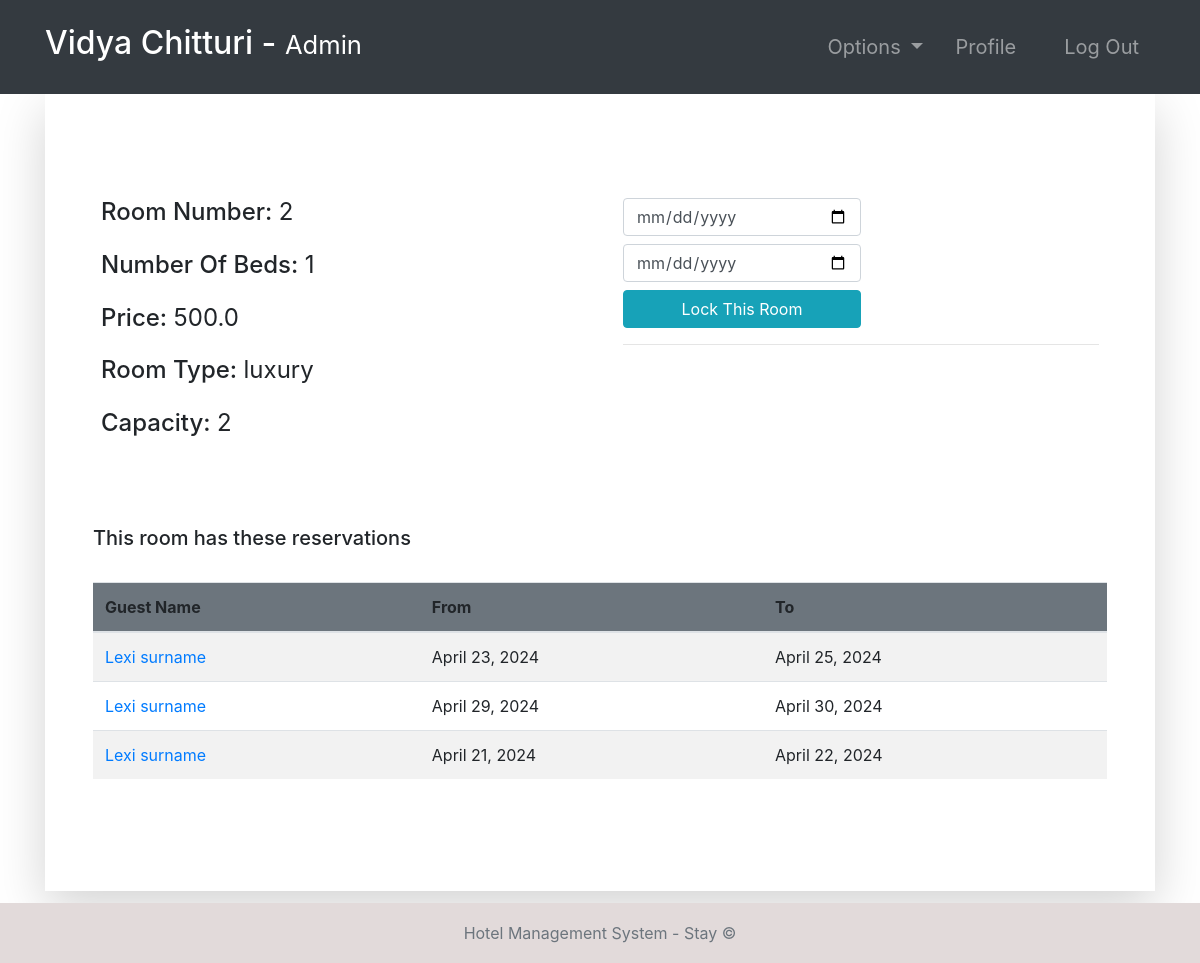
Page /room-profile/2/ (signed in) on the committed database.
### room/models.py (models this page shows, shortened)
class Room(models.Model):
    ROOM_TYPES = (
        ('King', 'King'),
        ('Luxury', 'Luxury'),
        ('Normal', 'Normal'),
        ('Economic', 'Economic'),
    )
    number = models.IntegerField(primary_key=True)
    capacity = models.SmallIntegerField()
    numberOfBeds = models.SmallIntegerField()
    roomType = models.CharField(max_length=20, choices=ROOM_TYPES)
    price = models.FloatField()
    statusStartDate = models.DateField(null=True)
    statusEndDate = models.DateField(null=True)

class Booking(models.Model):
    roomNumber = models.ForeignKey(Room, on_delete=models.CASCADE)
    guest = models.ForeignKey(Guest, null=True, on_delete=models.CASCADE)
    dateOfReservation = models.DateField(default=timezone.now)
    startDate = models.DateField()
    endDate = models.DateField()

### accounts/models.py (models this page shows, shortened)
class Guest(models.Model):
    user = models.OneToOneField(User, null=True, on_delete=models.CASCADE)
    phoneNumber = PhoneNumberField(unique=True)

### room/views.py (the view, shortened to what this page needs)
# urls.py: path('room-profile/<str:id>/', room_profile, name="room-profile"),
@login_required(login_url='login')
def room_profile(request, id):
    role = str(request.user.groups.all()[0])
    path = role + "/"
    tempRoom = Room.objects.get(number=id)
    bookings = Booking.objects.filter(roomNumber=tempRoom)
    guests = Guest.objects.all()
    bookings2 = Booking.objects.all()
    context = {
        "role": role,
        "bookings": bookings,
        "room": tempRoom,
        "guests": guests,
        "bookings2": bookings2
    }
    return render(request, path + "room-profile.html", context)

### Templates/admin/room-profile.html
{% extends '../index.html' %}
{% block context %}
{% include '../common_pages/room-profile.html' %}
{% endblock %}

### Templates/incs/nav.html (shortened to what this page needs)
<nav class="navbar navbar-dark bg-dark navbar-expand-lg py-3 " role="navigation">
    <div class="container">
        <a href="" class="navbar-brand">
            <h2 class="text-capitalize">
                {{ request.user.first_name }} {{ request.user.last_name }} -
                <small>
                    {{ role }}
                </small>
            </h2>
        </a>
        <div class="collapse navbar-collapse" id="navbarTags">
            <ul class="navbar-nav ml-auto">
                <li class="nav-item dropdown p-2">
                    <a class="nav-link dropdown-toggle" href="#" id="navbarDropdown" role="button"
                        data-toggle="dropdown" aria-haspopup="true" aria-expanded="false">
                        Options
                    </a>
                </li>
                <li class="nav-item mr-3 p-2">
                    {% if role == 'staff' or role == 'receptionist' or role == 'admin' or role == 'manager' %}
                    <a href="{% url 'employee-profile' user.id %}" class="nav-link">Profile</a>
                    {% endif %}
                </li>
                <li class="nav-item p-2 ">
                    <a href="{% url 'logout' %}" class="nav-link">Log Out</a>
                </li>
            </ul>
        </div>
    </div>
</nav>

### Templates/common_pages/room-profile.html (shortened to what this page needs)
<div class="container">
    <div class="shadow-lg p-5">
        <div class="row mt-5">
            <div class="col-6">
                <div class="p-2 h4">
                    <span>Room Number:</span>
                    <span class="font-weight-normal">{{room.number}}</span>
                </div>
                <div class="p-2 h4">
                    <span>Number Of Beds:</span>
                    <span class="font-weight-normal">{{room.numberOfBeds}}</span>
                </div>
                <div class="p-2 h4">
                    <span>Price:</span>
                    <span class="font-weight-normal">{{room.price}}</span>
                </div>
                <div class="p-2 h4">
                    <span>Room Type:</span>
                    <span class="font-weight-normal">{{ room.roomType }}</span>
                </div>
                <div class="p-2 h4">
                    <span>Capacity: </span>
                    <span class="font-weight-normal">{{room.capacity}}</span>
                </div>
            </div>
            <div class="col-6">
                {% if role == "manager" or role == "admin" %}
                <div class="p-2 h4 ">
                    <form action="" method="POST">
                        <input type="date" placeholder="Enter Start Date" name="bsd" required
                            class="form-control w-50 mb-2">
                        <input type="date" placeholder="Enter End Date" name="bed" required
                            class="form-control w-50 mb-2">
                        <button name="lockRoom" type="submit" class="btn btn-info w-50">Lock This Room</button>
                        <br>
                    </form>
                    <form action="" method="POST">
                        <hr>
                    </form>
                </div>
                {% endif %}
                <br>
            </div>
        </div>
        <br>
        <div class="table-responsive table-striped my-5">
            <div class="table-header row">
                <div class="col-sm-12 col-md-12 col-lg-4 mb-4">
                    <h5>This room has these reservations</h5>
                </div>
            </div>
            <table class="table table-hover table-striped">
                <thead class="bg-secondary rounded">
                    <tr>
                        {% if role != 'guest' %} <th>Guest Name</th> {% endif %}
                        <th>From </th>
                        <th>To</th>
                    </tr>
                </thead>
                <tbody>
                    {% for bo in bookings %}
                    <tr>
                        {% if role != 'guest' %} <td><a href="{% url 'guest-profile' bo.guest.user.id %}">
                                {{bo.guest.user.first_name}}
                                {{bo.guest.user.last_name}}</a></td>
                        {%endif %}
                        <td>{{bo.startDate}}</td>
                        <td>{{bo.endDate}}</td>
                    </tr>
                    {% endfor %}
                </tbody>
            </table>
        </div>
    </div>
</div>

### static/css/main.css (style rules this page uses)
* { margin: 0; padding: 0; -webkit-font-smoothing: antialiased; }
body { position: relative; }
nav .nav-item { font-size: 20px; }

### rows in the picture
Room: number "2", numberOfBeds "1", price "500.0", roomType "luxury", capacity "2"
Booking: guest.user.first_name "Lexi", guest.user.last_name "surname", startDate "April 23, 2024", endDate "April 25, 2024"
Booking: guest.user.first_name "Lexi", guest.user.last_name "surname", startDate "April 29, 2024", endDate "April 30, 2024"
Booking: guest.user.first_name "Lexi", guest.user.last_name "surname", startDate "April 21, 2024", endDate "April 22, 2024"

### other values in the picture
{{ request.user.first_name }} "Vidya"
{{ request.user.last_name }} "Chitturi"
{{ role }} "Admin"
